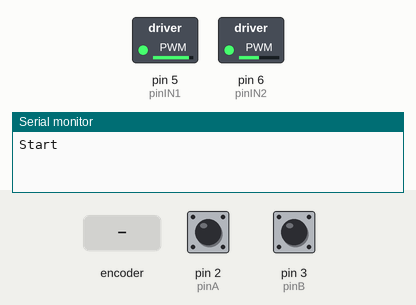
The sketch below on a simulated Arduino Uno, built with avr-gcc and run on an emulated ATmega328P. On the bench: switched loads named in the sketch (green lamp = pin HIGH), the last lines printed to the serial monitor. Inputs (shaded band) come from the test bench; at power-on: pin 2 (pinA) HIGH, pin 3 (pinB) HIGH.

Above: at 1.2 s.
1.3 s: rotary encoder on pin 2 (pinA) / pin 3 (pinB) turned 1 step (first pin leading)
At 2.5 s:
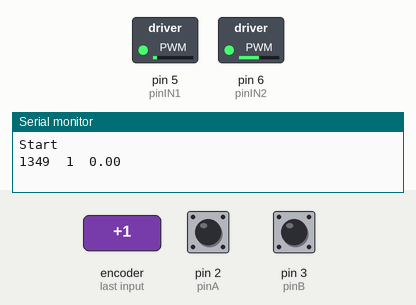
Timing chart, 0 to 4.3 s (numbered marks = the images above; inputs shaded):
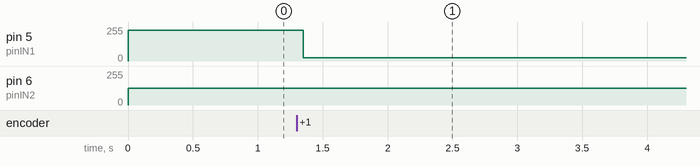

The sketch:

Lab4Sketch.ino
```cpp
/*
MEM458 Lab3, Drexel University 10/22/2020
  In Lab 2, you have learned how to generate a PWM signal, use it to
  drive a simple transistor amplifier, and control the speed of a
  DC motor by varying the duty cycle of the PWM signal.  In this lab,
  we will generate a pair of PWM signals, use them to drive an H-bridge
  amplifier, and control the motion of the DC motor in both CCW and CW
  directions by varying the differential of the two duty cycles of the
  PWM signals. Meanwhile, we will continue to employ the rotary encoder
  and the hardware interrupt algorithm to measure the angular displacement
  and the angular velocity of the DC motor in both CCW and CW directions.
  Filename:  MEM458_Lab3_Motor_Velocity.ino
  BC Chang, Drexel University,  10/22/2020
*/

/*********************************************
              INITIALIZATION
**********************************************/
// Use pinIN1 & pinIN2 as PWM outputs to control the motion of the motor
const int pinIN1 = 5;  // for PWM output to IN1 of L298N
const int pinIN2 = 6;  // for PWM output to IN2 of L298N

// Use pinA as the interrupt pin dictated by Encoder Channel A
const int pinA = 2;  // Yellow wire(Channel A)
// Use pinB as the interrupt pin dictated by Encoder Channel B
const int pinB = 3;  // White wire (Channel B)

// Variables to record the number of interrupts
volatile long counter = 0;
volatile long lastcount = 0;
volatile unsigned long LastTime = 0;
volatile unsigned long InrptTime = 0;

int duty1 = 50;  // duty cycle between 0 and 100
int duty2 = 50;  // duty cycle between 0 and 100

float velocity = 0;

/***********************************************
                  SETUP
************************************************/
void setup() {
  // Select the baud rate for the serial monitor
  Serial.begin(2000000);
  // Set up pinIN1, pin IN2 to provide PWM outputs to move the motor
  pinMode(pinIN1, OUTPUT);
  pinMode(pinIN2, OUTPUT);
  // Set up pinA and pinB to read the A, B pulses from the encoder
  pinMode(pinA, INPUT_PULLUP);
  pinMode(pinB, INPUT_PULLUP);

  // Attach the interrupt service routines
  attachInterrupt(digitalPinToInterrupt(pinA),isrA,RISING);
  //attachInterrupt(digitalPinToInterrupt(pinB),isrB,RISING);

  Serial.println("Start");
}


/*************************************************
           Interrupt Service Routine A
**************************************************/
void isrA (){
// isrA is activated if pinA changes from LOW to HIGH
// Check pinB to determine the rotation direction
 if(digitalRead(pinB)==LOW) {
 counter++;
 } else {
 counter--;
 }
 InrptTime = millis();   //Note that millis() do not increment in isa
}


/***********************************************
              Main Loop
************************************************/
int yes=1;

void loop() {

  while(yes)
{
// Generate PWM on pinX to control motor speed
  if (InrptTime <= 1000) {     //CCW rotation for 1 second
    duty1 = 90;
    duty2 = 50;
  } else if (InrptTime <= 2500){   //CW rotation for 1.5 seconds
  duty1 = 10;
  duty2 = 50;
  } else {       // CCW rotation for the last 1.5 seconds
    duty1 = 90;
    duty2 = 50;
  }
       duty1=map(duty1,0,100,0,255);
       duty2=map(duty2,0,100,0,255);
       analogWrite(pinIN1, duty1);
       analogWrite(pinIN2, duty2);

// Serial print interrupt times and encoder counts

  if( counter != lastcount ) {
  Serial.print(InrptTime);
  Serial.print("\t");         // prints a tab
  Serial.print(counter);
  Serial.print("\t");         // prints a tab
  velocity = (float)((counter-lastcount)/(float)(InrptTime-LastTime));
  Serial.println(velocity);  // counts/micros
  lastcount = counter;
  LastTime = InrptTime;
  }

// Terminate the loop and stop motor motion after four seconds
   if (InrptTime >= 4000) {
      yes=0;    // to stop the loop
       duty1 = 50;   // to stop the motor
       duty2 = 50;   // to stop the motor
       duty1=map(duty1,0,100,0,255);
       duty2=map(duty2,0,100,0,255);
       analogWrite(pinIN1, duty1);
       analogWrite(pinIN2, duty2);
  }
}
noInterrupts();    // stop interrupts
}
```

Measured:
- after the input at 1.3 s, pin 5 (pinIN1): 229/255 → 25/255 after 0.05 s
